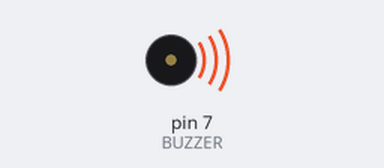
Recording of a sketch running on a simulated Arduino Uno, built with avr-gcc and run on an emulated ATmega328P. Shown: buzzer (waves = sounding).

Above: at 0.4 s.
At 15.9 s:
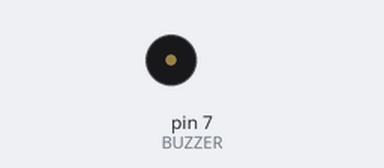
Timing chart, 0 to 16.9 s (numbered marks = the images above):
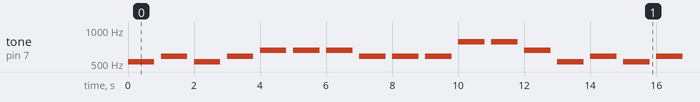

The sketch:

Piezo_music.ino
```cpp
//*******************************************************************************
// Project : Piezo in music (떳다 떳다 비행기)
// 피에조 (piezo)는 일반적으로 압전 소자 (piezoelectric element)를 뜻하며, 압력을 가함으로써 전압을 발생 (압전 효과)시키거나,
// 전압을 가함으로써 변형을 (역압전 효과)일으키는 디바이스입니다
// Board : Arduino Uno
// 도 레 미 파 솔 라 시 도의 주파수는 도(523Hz), 레(587Hz), 미(659 Hz),
// 파(698 Hz), 솔(784), 라(880 Hz), 시(988 Hz), 도(1047 Hz) 입니다.
//*******************************************************************************

// Define Pins
#define BUZZER 7
#define BUTTON 4

#define NOTE_C5  523   // 도
#define NOTE_CS5 554
#define NOTE_D5  587   // 레
#define NOTE_DS5 622
#define NOTE_E5  659   // 미
#define NOTE_F5  698   // 파
#define NOTE_FS5 740
#define NOTE_G5  784   //솔
#define NOTE_GS5 831
#define NOTE_A5  880   //라
#define NOTE_AS5 932
#define NOTE_B5  988   // 시
#define NOTE_C6  1047  //도

int melody[] = {
  NOTE_C5, NOTE_D5, NOTE_C5, NOTE_D5, NOTE_E5, NOTE_E5, NOTE_E5,
  NOTE_D5, NOTE_D5, NOTE_D5, NOTE_G5, NOTE_G5, NOTE_E5,
  NOTE_C5, NOTE_D5, NOTE_C5, NOTE_D5, NOTE_E5, NOTE_E5, NOTE_E5,
  NOTE_D5, NOTE_D5, NOTE_E5, NOTE_D5, NOTE_C5,};

// <떳다 떳다 비행기>
// 미레도레 미미미
// 레레레 미솔솔
// 미레도레 미미미
// 레레 미레도

int duration = 800;  // 500 miliseconds

void setup() {
}

void loop() {
  // 떳다떳다 비행기
  for (int thisNote = 0; thisNote < 25; thisNote++) {
    tone(BUZZER, melody[thisNote], duration);
    delay(1000); // 1초마다 계이름이 바뀜
  }
  delay(1000);
}
```

Measured:
- by itself, tone on pin 7 (BUZZER): plays 523 Hz for 0.80 s, 587 Hz for 0.80 s, 523 Hz for 0.80 s, 587 Hz for 0.80 s, 659 Hz for 0.80 s, 659 Hz for 0.80 s … (125 notes in this stretch)
